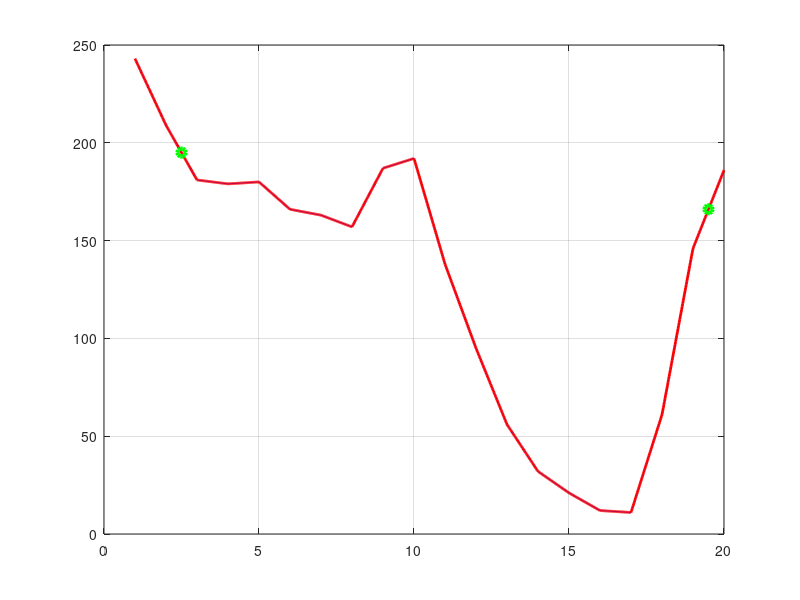

This chart was generated by the following MATLAB code:
clear all
clc

x = [1:20];
y = [243 209 181 179 180 166 163 157 187 192 138 95 56 32 21 12 11 61 146 186];
z = linspace(1,20,1000);

s = interp1(x,y,z);

plot(x,y,'b',z,s,'r','linewidth',2)
hold on
s11 = interp1(x,y,[2.5 19.5])
plot([2.5 19.5],s11,'go','linewidth',3)
grid on